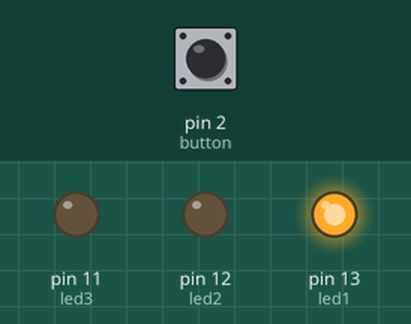
Recording of a sketch running on a simulated Arduino Uno, built with avr-gcc and run on an emulated ATmega328P. Parts: output pins drawn as LEDs (lit = HIGH). The test bench sets the inputs (shaded band); at power-on: pin 2 (button) LOW.

Above: at 1.2 s.
1.3 s: pin 2 (button) pulled HIGH for 0.15 s
At 2.5 s:
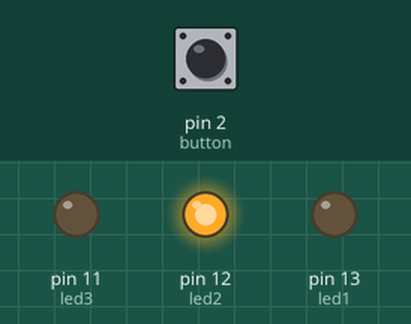
2.9 s: pin 2 (button) pulled HIGH for 1 s
At 3.9 s:
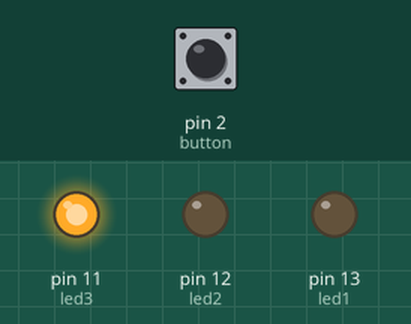
5.4 s: pin 2 (button) pulled HIGH for 3.2 s
At 5.8 s:
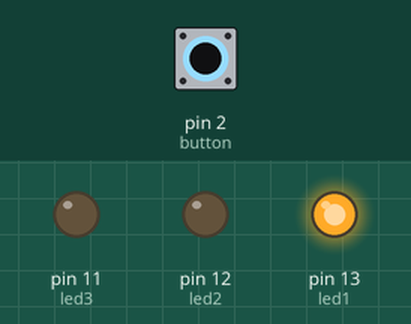
Timing chart, 0 to 8.4 s (numbered marks = the images above; inputs shaded):
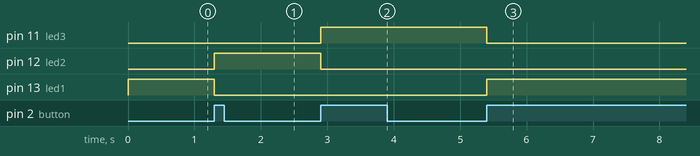

The sketch:

one_button_3_lights.ino
```cpp
/*
 DIGF 2B03
 Connor Campbell - 2389765
 LAB 2
 Button used to alternate between 3 different LEDs
 Base codes:
 Button example, by DojoDave <http://www.0j0.org> (modified 30 Aug 2011 by Tom Igoe)
 http://www.arduino.cc/en/Tutorial/Button
 Button State Change example by Tom Igoe
 http://arduino.cc/en/Tutorial/ButtonStateChange
 Blink example
 http://arduino.cc/en/Tutorial/Blink
 */

int led1 = 13;
int led2 = 12;
int led3 = 11;

int button = 2;
int buttonState = 0;
int lastbuttonState = 0;
int buttonPushCounter = 0;

void setup() {
  pinMode(led1, OUTPUT);
  pinMode(led2, OUTPUT);
  pinMode(led3, OUTPUT);
  pinMode(button, INPUT);

}

void loop(){

  buttonState = digitalRead(button);
  if (buttonState != lastbuttonState) {
    if (buttonState == HIGH) {
      buttonPushCounter++;
    }
  }

  lastbuttonState = digitalRead(button);

  if (buttonPushCounter >= 3) {
    buttonPushCounter = 0;
  }

  if (buttonPushCounter == 0) {

    digitalWrite(led1, HIGH);
    digitalWrite(led2, LOW);
    digitalWrite(led3, LOW);
  }

  else if (buttonPushCounter == 1) {

    digitalWrite(led2, HIGH);
    digitalWrite(led1, LOW);
    digitalWrite(led3, LOW);
  }

  else if (buttonPushCounter == 2) {

    digitalWrite(led3, HIGH);
    digitalWrite(led1, LOW);
    digitalWrite(led2, LOW);
  }

}
```

Measured:
- after the input at 1.3 s, pin 12 (led2): LOW → HIGH at once; pin 13 (led1): HIGH → LOW at once
- after the input at 2.9 s, pin 11 (led3): LOW → HIGH at once; pin 12 (led2): HIGH → LOW at once
- after the input at 5.4 s, pin 11 (led3): HIGH → LOW at once; pin 13 (led1): LOW → HIGH at once
